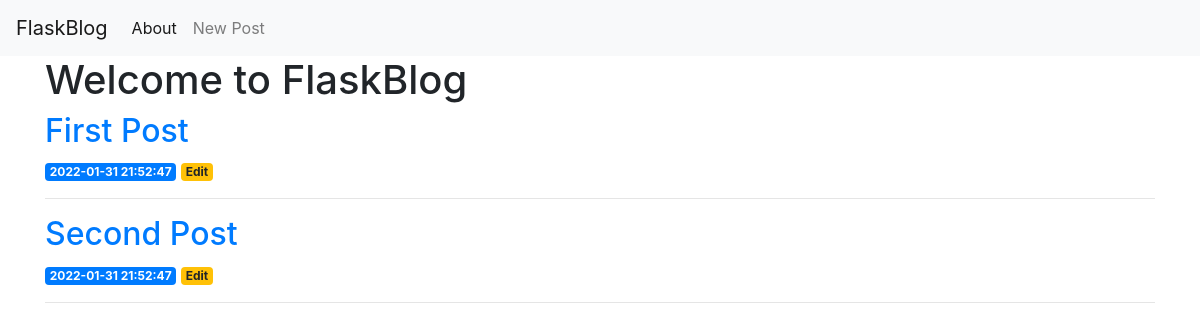
Before: / with the older database file.
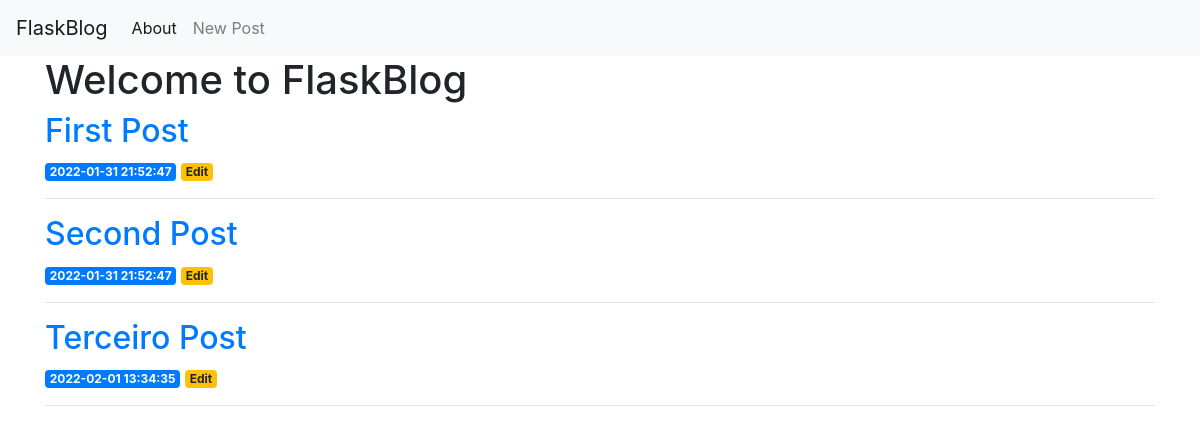
After: the same page with the newer database file.
### tables this page shows
CREATE TABLE posts (
    id INTEGER PRIMARY KEY AUTOINCREMENT,
    created TIMESTAMP NOT NULL DEFAULT CURRENT_TIMESTAMP,
    title TEXT NOT NULL,
    content TEXT NOT NULL
);

### app.py (the view)
@app.route('/')
def index():
    conn = get_db_connection()
    posts = conn.execute('SELECT * FROM posts').fetchall()
    conn.close()
    return render_template('index.html', posts=posts)

### app.py (called while the page is built)
def get_db_connection():
    conn = sqlite3.connect('database.db')
    conn.row_factory = sqlite3.Row
    return conn

### templates/index.html
{% extends 'base.html' %}
{% block content %}
    <h1>{% block title %} Welcome to FlaskBlog {% endblock %}</h1>
    {% for post in posts %}
        <a href="{{ url_for('post', post_id=post['id']) }}">
            <h2>{{ post['title'] }}</h2>
        </a>
        <span class="badge badge-primary">{{ post['created'] }}</span>
        <a href="{{ url_for('edit', id=post['id']) }}">
            <span class="badge badge-warning">Edit</span>
        </a>
        <hr>
    {% endfor %}
{% endblock %}

### templates/base.html (shortened to what this page needs)
<!doctype html>
<html lang="en">
<head>
    <link rel="stylesheet" href="https://stackpath.bootstrapcdn.com/bootstrap/4.3.1/css/bootstrap.min.css"
>
</head>
<body>
<nav class="navbar navbar-expand-md navbar-light bg-light">
    <a class="navbar-brand" href="{{ url_for('index')}}">FlaskBlog</a>
    <div class="collapse navbar-collapse" id="navbarNav">
        <ul class="navbar-nav">
            <li class="nav-item active">
                <a class="nav-link" href="#">About</a>
            </li>
            <li class="nav-item">
                <a class="nav-link" href="{{url_for('create')}}">New Post</a>
            </li>
        </ul>
    </div>
</nav>
<div class="container">
    {% block content %} {% endblock %}
</div>
</body>
</html>

Changed rows visible on the page:
added posts: title "Terceiro Post", created "2022-02-01 13:34:35"
